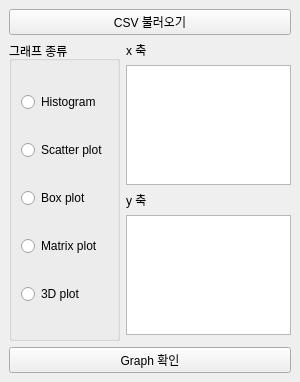
<?xml version="1.0" encoding="UTF-8"?>
<ui version="4.0">
 <class>mainWindow</class>
 <widget class="QMainWindow" name="mainWindow">
  <property name="geometry">
   <rect>
    <x>0</x>
    <y>0</y>
    <width>300</width>
    <height>382</height>
   </rect>
  </property>
  <property name="minimumSize">
   <size>
    <width>300</width>
    <height>380</height>
   </size>
  </property>
  <property name="windowTitle">
   <string>DataVisualization</string>
  </property>
  <widget class="QWidget" name="centralwidget">
   <layout class="QGridLayout" name="gridLayout">
    <item row="6" column="0" colspan="2">
     <widget class="QPushButton" name="graphButton">
      <property name="styleSheet">
       <string notr="true">font: 9pt &quot;Yoon 윤고딕 550_TT&quot;;</string>
      </property>
      <property name="text">
       <string>Graph 확인</string>
      </property>
     </widget>
    </item>
    <item row="4" column="1">
     <widget class="QListWidget" name="yListWidget"/>
    </item>
    <item row="1" column="0" rowspan="5">
     <widget class="QGroupBox" name="groupBox">
      <property name="styleSheet">
       <string notr="true">font: 9pt &quot;Yoon 윤고딕 550_TT&quot;;</string>
      </property>
      <property name="title">
       <string>그래프 종류</string>
      </property>
      <layout class="QVBoxLayout" name="verticalLayout">
       <item>
        <widget class="QRadioButton" name="histogramButton">
         <property name="text">
          <string>Histogram</string>
         </property>
        </widget>
       </item>
       <item>
        <widget class="QRadioButton" name="scatterButton">
         <property name="text">
          <string>Scatter plot</string>
         </property>
        </widget>
       </item>
       <item>
        <widget class="QRadioButton" name="boxButton">
         <property name="text">
          <string>Box plot</string>
         </property>
        </widget>
       </item>
       <item>
        <widget class="QRadioButton" name="matrixButton">
         <property name="text">
          <string>Matrix plot</string>
         </property>
        </widget>
       </item>
       <item>
        <widget class="QRadioButton" name="threedButton">
         <property name="text">
          <string>3D plot</string>
         </property>
        </widget>
       </item>
      </layout>
     </widget>
    </item>
    <item row="3" column="1">
     <widget class="QLabel" name="yLabel">
      <property name="styleSheet">
       <string notr="true">font: 9pt &quot;Yoon 윤고딕 550_TT&quot;;</string>
      </property>
      <property name="text">
       <string>y 축</string>
      </property>
     </widget>
    </item>
    <item row="0" column="0" colspan="2">
     <widget class="QPushButton" name="csvButton">
      <property name="styleSheet">
       <string notr="true">font: 9pt &quot;Yoon 윤고딕 550_TT&quot;;</string>
      </property>
      <property name="text">
       <string>CSV 불러오기</string>
      </property>
     </widget>
    </item>
    <item row="1" column="1">
     <widget class="QLabel" name="xLabel">
      <property name="minimumSize">
       <size>
        <width>0</width>
        <height>0</height>
       </size>
      </property>
      <property name="styleSheet">
       <string notr="true">font: 9pt &quot;Yoon 윤고딕 550_TT&quot;;</string>
      </property>
      <property name="text">
       <string>x 축</string>
      </property>
     </widget>
    </item>
    <item row="2" column="1">
     <widget class="QListWidget" name="xListWidget"/>
    </item>
   </layout>
  </widget>
 </widget>
 <resources/>
 <connections/>
</ui>
